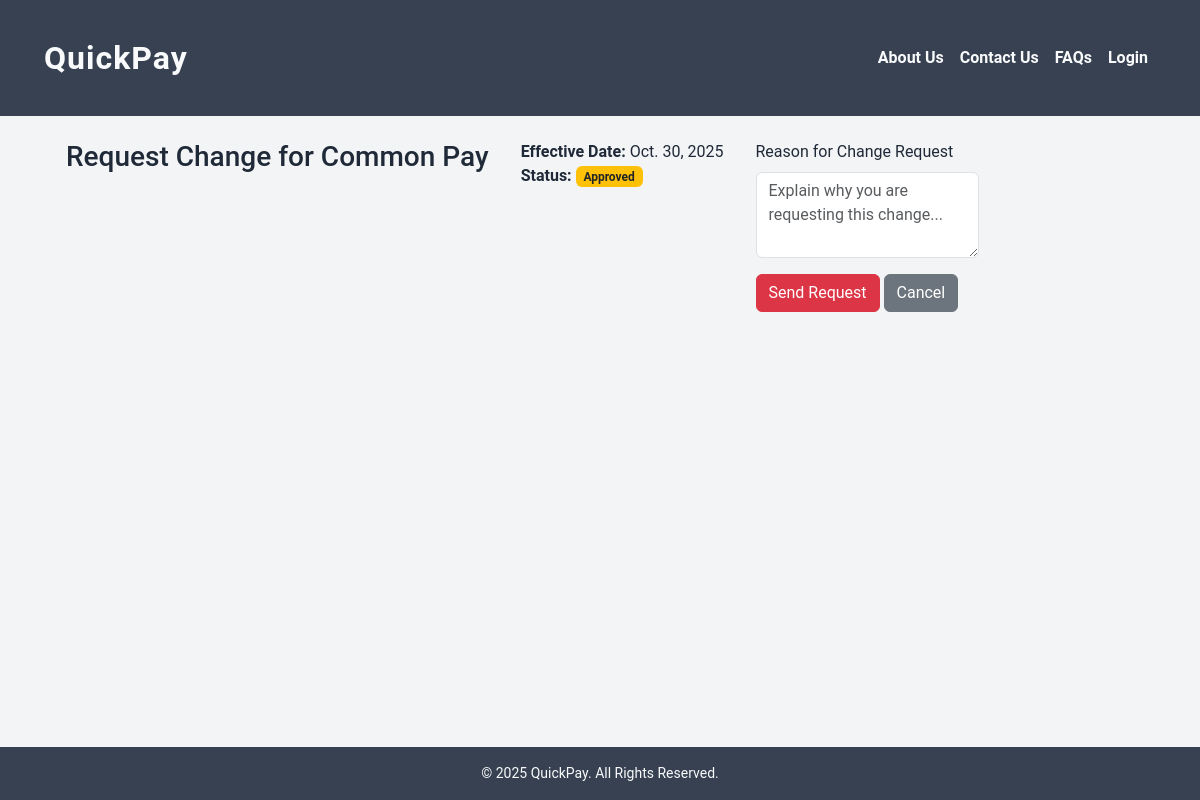
The page /change_pay/1/ on the database as committed earlier.
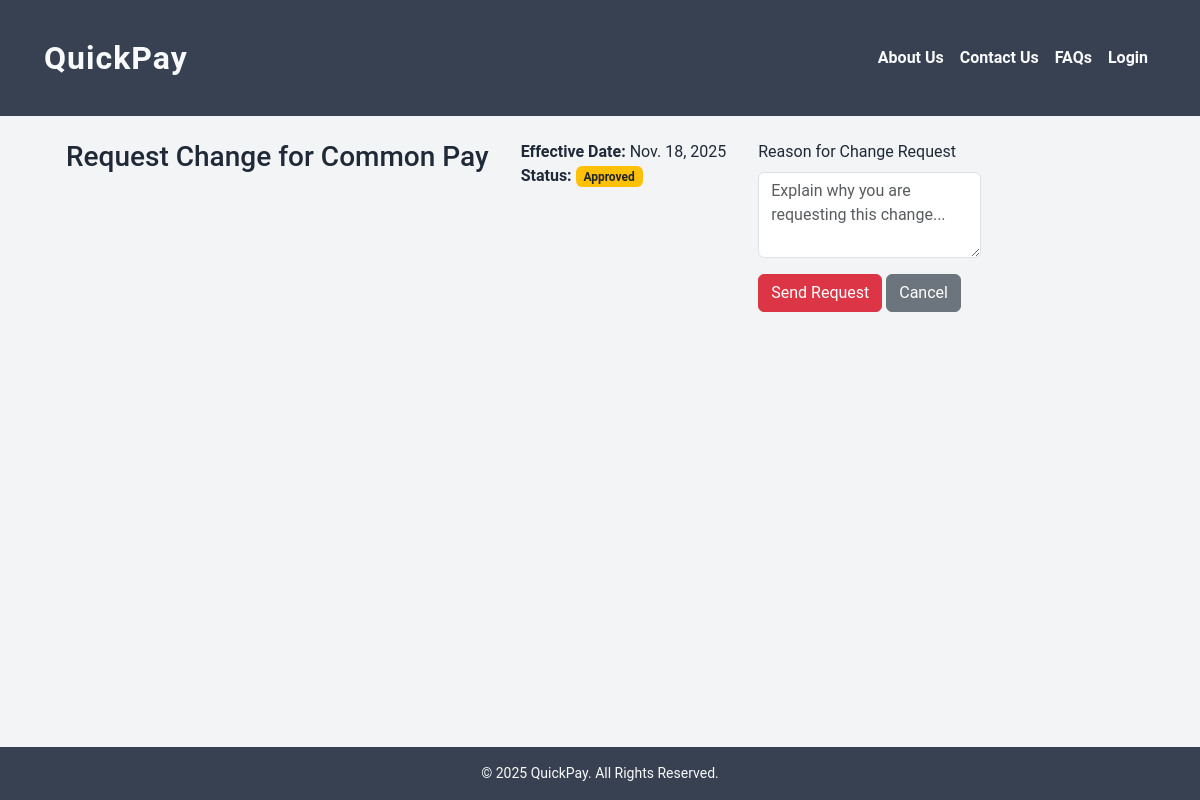
The same page on the database as committed later.
### payroll/models.py (models this page shows, shortened)
class CommonPay(models.Model):
    STATUS = [
        ('Pending', 'Pending'),
        ('Approved', 'Approved'),
        ('Edit Requested', 'Edit Requested'),
    ]
    da = models.FloatField(default=0.0, help_text="Dearness Allowance (%)")
    hra = models.FloatField(default=0.0, help_text="House Rent Allowance (%)")
    pf = models.FloatField(default=0.0, help_text="Provident Fund (%)")
    esi = models.FloatField(default=0.0, help_text="Employees State Insurance (%)")
    effective_from = models.DateField(help_text="Date from which these rates are effective")
    created_on = models.DateField(auto_now_add=True)
    updated_on = models.DateField(auto_now=True)
    status = models.CharField(max_length=15, choices=STATUS, default='Pending')

### payroll/views.py (the view, shortened to what this page needs)
# urls.py: path('change_pay/<int:commonpay_id>/', payroll.views.change_pay, name='change_pay'),
def change_pay(request, commonpay_id):
    common_pay = get_object_or_404(CommonPay, id=commonpay_id)
    return render(request, 'change_pay.html', {'common_pay': common_pay})

### Templates/change_pay.html (shortened to what this page needs)
{% extends 'base.html' %}
{% block content %}
<div class="container mt-4">
  <h3>Request Change for Common Pay</h3>
  <p>
    <strong>Effective Date:</strong> {{ common_pay.effective_from }}<br>
    <strong>Status:</strong>
    <span class="badge bg-warning text-dark">{{ common_pay.status }}</span>
  </p>
  <form method="POST">
    <div class="mb-3">
      <label for="reason" class="form-label">Reason for Change Request</label>
      <textarea id="reason" name="reason" rows="3" class="form-control" required
        placeholder="Explain why you are requesting this change..."></textarea>
    </div>
    <button type="submit" class="btn btn-danger">Send Request</button>
    <a href="{% url 'hr_view_pay' %}" class="btn btn-secondary">Cancel</a>
  </form>
</div>
{% endblock %}

Rows that differ between the two databases and show on the page:
changed CommonPay "Approved": effective_from "Oct. 30, 2025" → "Nov. 18, 2025"
